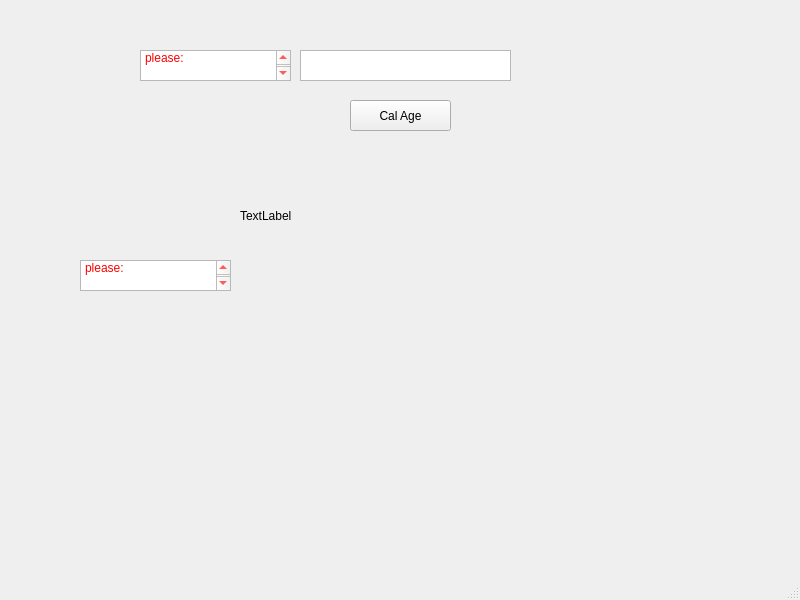
<?xml version="1.0" encoding="UTF-8"?>
<ui version="4.0">
 <class>Btn_Cal</class>
 <widget class="QMainWindow" name="Btn_Cal">
  <property name="geometry">
   <rect>
    <x>0</x>
    <y>0</y>
    <width>800</width>
    <height>600</height>
   </rect>
  </property>
  <property name="windowTitle">
   <string>MainWindow</string>
  </property>
  <widget class="QWidget" name="centralwidget">
   <widget class="QTextEdit" name="Input_Age">
    <property name="geometry">
     <rect>
      <x>300</x>
      <y>50</y>
      <width>211</width>
      <height>31</height>
     </rect>
    </property>
   </widget>
   <widget class="QPushButton" name="pushButton">
    <property name="geometry">
     <rect>
      <x>350</x>
      <y>100</y>
      <width>101</width>
      <height>31</height>
     </rect>
    </property>
    <property name="text">
     <string>Cal Age</string>
    </property>
   </widget>
   <widget class="QLabel" name="Label">
    <property name="geometry">
     <rect>
      <x>240</x>
      <y>150</y>
      <width>301</width>
      <height>131</height>
     </rect>
    </property>
    <property name="text">
     <string>TextLabel</string>
    </property>
   </widget>
   <widget class="QPlainTextEdit" name="plainTextEdit">
    <property name="geometry">
     <rect>
      <x>140</x>
      <y>50</y>
      <width>151</width>
      <height>31</height>
     </rect>
    </property>
    <property name="styleSheet">
     <string notr="true">color: rgb(255, 0, 0)</string>
    </property>
    <property name="plainText">
     <string>Hello Enter your age please:</string>
    </property>
   </widget>
   <widget class="QPlainTextEdit" name="plainTextEdit_2">
    <property name="geometry">
     <rect>
      <x>80</x>
      <y>260</y>
      <width>151</width>
      <height>31</height>
     </rect>
    </property>
    <property name="styleSheet">
     <string notr="true">color: rgb(255, 0, 0)</string>
    </property>
    <property name="plainText">
     <string>Hello Enter your age please:</string>
    </property>
   </widget>
  </widget>
  <widget class="QMenuBar" name="menubar">
   <property name="geometry">
    <rect>
     <x>0</x>
     <y>0</y>
     <width>800</width>
     <height>21</height>
    </rect>
   </property>
  </widget>
  <widget class="QStatusBar" name="statusbar"/>
 </widget>
 <resources/>
 <connections/>
</ui>
